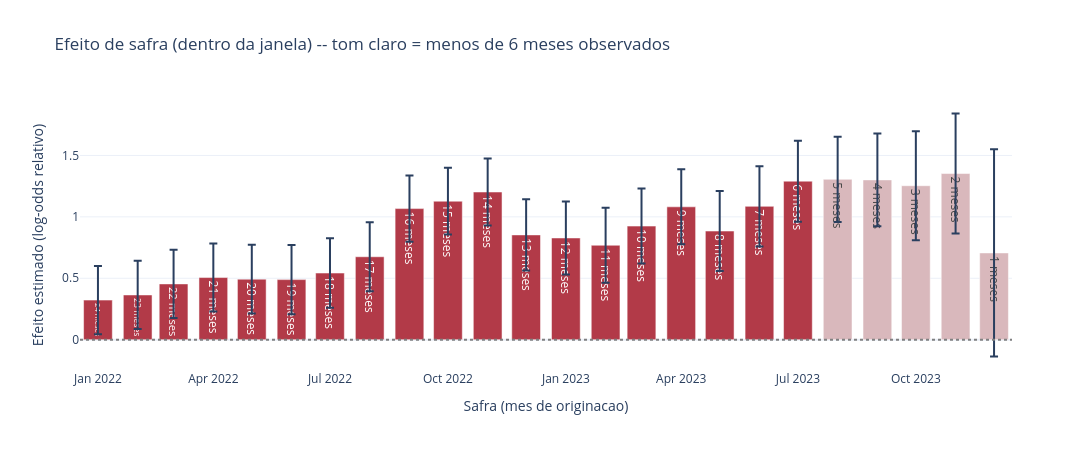

The notebook cell saved with this chart:
### Markdown cell above
## 8. Efeito de safra (com alerta de credibilidade)

Ajustado com todo o histórico. `veio_truncado` **não** entra aqui
(colinear com `C(safra)` para as safras pré-janela). O ranking exibido
fica restrito às safras dentro da janela -- são as únicas em que
"qualidade de subscrição" é acionável.

### Code cell
FORMULA_MODELO_B = "entrantes_90mais ~ C(mob_bin) + macro_reportado + C(safra)" if USA_MACRO \
    else "entrantes_90mais ~ C(mob_bin) + C(safra)"

modelo_b = smf.glm(
    formula=FORMULA_MODELO_B, data=painel,
    family=sm.families.Poisson(), offset=np.log(painel["populacao_risco"]),
).fit()

safras_janela = sorted(painel.loc[painel["veio_truncado"] == 0, "safra"].unique())
meses_observados_por_safra = painel.groupby("safra")["mob"].count()
efeitos = []
for s in safras_janela:
    nome_param = f"C(safra)[T.{repr(s)}]"  # patsy nomeia categorias de data como Timestamp('...'), nao a data pura
    if nome_param in modelo_b.params.index:
        coef, erro_padrao = modelo_b.params[nome_param], modelo_b.bse[nome_param]
    else:
        coef, erro_padrao = 0.0, 0.0
    efeitos.append(dict(safra=s, efeito=coef, erro_padrao=erro_padrao,
                         meses_observados=int(meses_observados_por_safra.get(s, 0))))

efeitos_df = pd.DataFrame(efeitos)
efeitos_df["credivel"] = efeitos_df["meses_observados"] >= LIMIAR_CREDIVEL
cores = np.where(efeitos_df["credivel"], "#B23A48", "#D9B8BC")

fig_safra = go.Figure()
fig_safra.add_trace(go.Bar(
    x=[str(s.date()) for s in efeitos_df["safra"]], y=efeitos_df["efeito"],
    error_y=dict(type="data", array=1.96 * efeitos_df["erro_padrao"], visible=True),
    marker_color=cores,
    text=[f"{m} meses" for m in efeitos_df["meses_observados"]],
    hovertemplate="Safra %{x}<br>Efeito: %{y:.3f}<br>%{text}<extra></extra>",
))
fig_safra.add_hline(y=0, line_dash="dot", line_color="gray")
fig_safra.update_layout(
    title=f"Efeito de safra (dentro da janela) -- tom claro = menos de {LIMIAR_CREDIVEL} meses observados",
    xaxis_title="Safra (mes de originacao)", yaxis_title="Efeito estimado (log-odds relativo)",
    template="plotly_white", width=1400, height=450,
)
fig_safra.show()

print("Safras com maior efeito estimado (entre as confiaveis):")
print(efeitos_df[efeitos_df["credivel"]].sort_values("efeito", ascending=False).head(6)
      [["safra", "efeito", "meses_observados"]])

### Figure 1 — Plotly figure (JSON) as saved in the notebook; plotly's stock layout.template omitted (floating-point values rounded to 4 significant figures)
{"data": [{"error_y": {"array": [0.2786, 0.2781, 0.2772, 0.2768, 0.2796, 0.2822, 0.2825, 0.2802, 0.2705, 0.2719, 0.2726, 0.2894, 0.2966, 0.3055, 0.3052, 0.3056, 0.3263, 0.3263, 0.3298, 0.347, 0.3767, 0.4445, 0.4889, 0.8434], "type": "data", "visible": true}, "hovertemplate": "Safra %{x}<br>Efeito: %{y:.3f}<br>%{text}<extra></extra>", "marker": {"color": ["#B23A48", "#B23A48", "#B23A48", "#B23A48", "#B23A48", "#B23A48", "#B23A48", "#B23A48", "#B23A48", "#B23A48", "#B23A48", "#B23A48", "#B23A48", "#B23A48", "#B23A48", "#B23A48", "#B23A48", "#B23A48", "#B23A48", "#D9B8BC", "#D9B8BC", "#D9B8BC", "#D9B8BC", "#D9B8BC"]}, "text": ["24 meses", "23 meses", "22 meses", "21 meses", "20 meses", "19 meses", "18 meses", "17 meses", "16 meses", "15 meses", "14 meses", "13 meses", "12 meses", "11 meses", "10 meses", "9 meses", "8 meses", "7 meses", "6 meses", "5 meses", "4 meses", "3 meses", "2 meses", "1 meses"], "type": "bar", "x": ["2022-01-01", "2022-02-01", "2022-03-01", "2022-04-01", "2022-05-01", "2022-06-01", "2022-07-01", "2022-08-01", "2022-09-01", "2022-10-01", "2022-11-01", "2022-12-01", "2023-01-01", "2023-02-01", "2023-03-01", "2023-04-01", "2023-05-01", "2023-06-01", "2023-07-01", "2023-08-01", "2023-09-01", "2023-10-01", "2023-11-01", "2023-12-01"], "y": [0.3221, 0.364, 0.4539, 0.5056, 0.4926, 0.489, 0.5424, 0.6751, 1.067, 1.128, 1.202, 0.8529, 0.828, 0.7688, 0.9247, 1.082, 0.8844, 1.086, 1.291, 1.306, 1.301, 1.254, 1.353, 0.7063]}], "layout": {"height": 450, "shapes": [{"line": {"color": "gray", "dash": "dot"}, "type": "line", "x0": 0, "x1": 1, "xref": "x domain", "y0": 0, "y1": 0, "yref": "y"}], "title": {"text": "Efeito de safra (dentro da janela) -- tom claro = menos de 6 meses observados"}, "width": 1400, "xaxis": {"title": {"text": "Safra (mes de originacao)"}}, "yaxis": {"title": {"text": "Efeito estimado (log-odds relativo)"}}}}
